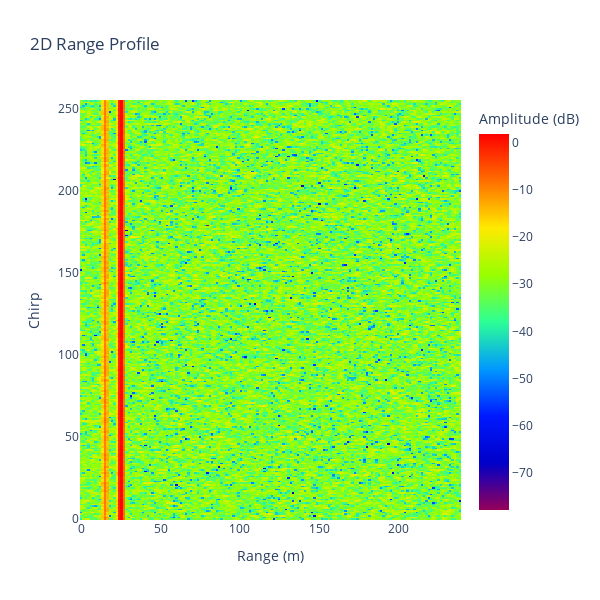

Notebook source saved alongside this figure:
### Markdown cell above
_Plot range profile_

### Code cell
import plotly.graph_objs as go
import numpy as np

max_range = (3e8 * radar.receiver.fs *
             radar.transmitter.pulse_length /
             radar.transmitter.bandwidth / 2)

range_axis = np.linspace(
    0, max_range, radar.samples_per_pulse, endpoint=False)

doppler_axis = np.linspace(
    0, radar.transmitter.pulses, radar.transmitter.pulses, endpoint=False)

# Convert the range profile to dB
profile_dB = 20 * np.log10(np.abs(range_profile[0, :, :]))

fig = go.Figure()

# Create a 2D heatmap
fig.add_trace(go.Heatmap(
    x=range_axis,
    y=doppler_axis,
    z=profile_dB,
    colorscale='Rainbow',
    colorbar=dict(title='Amplitude (dB)')
))

fig.update_layout(
    title='2D Range Profile',
    xaxis_title='Range (m)',
    yaxis_title='Chirp',
    width=600,
    height=600
)

#fig.show()

### Figure 1 — Plotly figure (JSON) as saved in the notebook; plotly's stock layout.template omitted (floating-point values rounded to 4 significant figures; data arrays with more than 128 entries replaced by an {"elided": "..."} marker saying what was removed)
{"data": [{"colorbar": {"title": {"text": "Amplitude (dB)"}}, "colorscale": [[0, "rgb(150,0,90)"], [0.125, "rgb(0,0,200)"], [0.25, "rgb(0,25,255)"], [0.375, "rgb(0,152,255)"], [0.5, "rgb(44,255,150)"], [0.625, "rgb(151,255,0)"], [0.75, "rgb(255,234,0)"], [0.875, "rgb(255,111,0)"], [1, "rgb(255,0,0)"]], "type": "heatmap", "x": {"elided": "160 float values"}, "y": {"elided": "256 int values"}, "z": {"elided": "256x160 float values"}}], "layout": {"height": 600, "title": {"text": "2D Range Profile"}, "width": 600, "xaxis": {"title": {"text": "Range (m)"}}, "yaxis": {"title": {"text": "Chirp"}}}}
